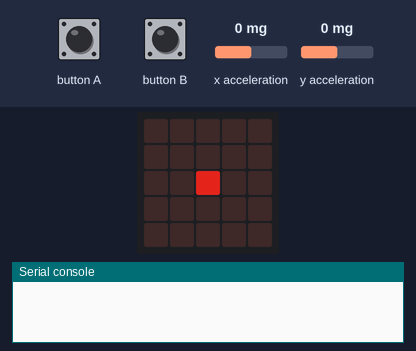
Simulated run of this program. Board: BBC micro:bit running MicroPython. Shown: the board's 5×5 LED display, the last lines printed to the serial console. Inputs (shaded band) come from the test bench; at power-on: x acceleration 0 mg, y acceleration 0 mg. Dim RGB values are drawn brighter than linear.

Above: at 0.1 s.
1.7 s: x acceleration set to -1440 mg
At 3.4 s:
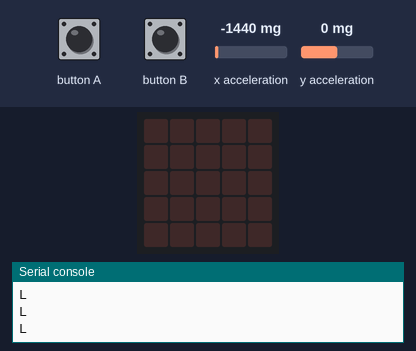
3.5 s: button A pressed for 0.15 s
5.5 s: button B pressed for 0.15 s
7.5 s: y acceleration set to -1440 mg
9.5 s: button A pressed for 1 s
12.0 s: button B pressed for 1 s
Timing chart, 0 to 15.0 s (numbered marks = the images above; inputs shaded):
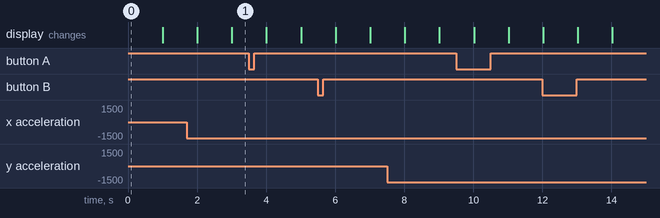

The program:

06_-_game-controller.py
```python
from microbit import *

# accelerometer readings are +- 1000
forty_five_degrees = 500

x_tilt_limit = forty_five_degrees
y_tilt_limit = forty_five_degrees

def read_orientation():

  orientation = ""

  x = accelerometer.get_x()

  if x < -x_tilt_limit:
    orientation += 'L'
  elif x > x_tilt_limit:
    orientation += 'R'

  y = accelerometer.get_y()

  if y < -y_tilt_limit:
    orientation += 'D'
  elif y > y_tilt_limit:
      orientation += 'U'

  return orientation

def read_buttons():

    buttons = ""

    if button_a.is_pressed():
      buttons += 'A'

    if button_b.is_pressed():
      buttons += 'B'

    return buttons

def write_to_serial_port(data):
    print(data)

# display flashing middle pixel so we know
# the device is alive
# alternate between blank display and single pixel
watch_dog_pixel = Image("00000:00000:00600:00000:00000")
watch_dog_flash = [watch_dog_pixel, Image()]

display.show(watch_dog_flash, loop=True, wait=False, delay=1000)

# Main game loop
while True:

  serial_data = ""
  serial_data += read_orientation()
  serial_data += read_buttons()

  if len(serial_data) > 0:
    write_to_serial_port(serial_data)

  sleep(100)
```
